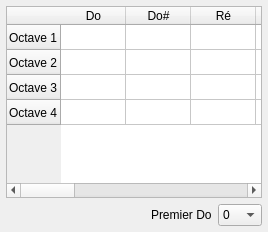
     <widget class="QWidget" name="tab">
      <attribute name="title">
       <string>Clavier</string>
      </attribute>
      <layout class="QGridLayout" name="gridLayout_8">
       <property name="margin">
        <number>6</number>
       </property>
       <item row="1" column="1">
        <widget class="QLabel" name="label_3">
         <property name="text">
          <string>Premier Do</string>
         </property>
        </widget>
       </item>
       <item row="1" column="2">
        <widget class="QComboBox" name="comboDo">
         <property name="currentIndex">
          <number>0</number>
         </property>
         <item>
          <property name="text">
           <string>0</string>
          </property>
         </item>
         <item>
          <property name="text">
           <string>12</string>
          </property>
         </item>
         <item>
          <property name="text">
           <string>24</string>
          </property>
         </item>
         <item>
          <property name="text">
           <string>36</string>
          </property>
         </item>
         <item>
          <property name="text">
           <string>48</string>
          </property>
         </item>
         <item>
          <property name="text">
           <string>60</string>
          </property>
         </item>
         <item>
          <property name="text">
           <string>72</string>
          </property>
         </item>
         <item>
          <property name="text">
           <string>84</string>
          </property>
         </item>
        </widget>
       </item>
       <item row="1" column="0">
        <spacer name="horizontalSpacer_6">
         <property name="orientation">
          <enum>Qt::Horizontal</enum>
         </property>
         <property name="sizeHint" stdset="0">
          <size>
           <width>40</width>
           <height>20</height>
          </size>
         </property>
        </spacer>
       </item>
       <item row="0" column="0" colspan="3">
        <widget class="TableKey" name="tableKeyboardMap">
         <property name="frameShape">
          <enum>QFrame::StyledPanel</enum>
         </property>
         <property name="selectionMode">
          <enum>QAbstractItemView::NoSelection</enum>
         </property>
         <property name="horizontalScrollMode">
          <enum>QAbstractItemView::ScrollPerPixel</enum>
         </property>
         <attribute name="horizontalHeaderDefaultSectionSize">
          <number>65</number>
         </attribute>
         <attribute name="verticalHeaderDefaultSectionSize">
          <number>25</number>
         </attribute>
         <row>
          <property name="text">
           <string>Octave 1</string>
          </property>
         </row>
         <row>
          <property name="text">
           <string>Octave 2</string>
          </property>
         </row>
         <row>
          <property name="text">
           <string>Octave 3</string>
          </property>
         </row>
         <row>
          <property name="text">
           <string>Octave 4</string>
          </property>
         </row>
         <column>
          <property name="text">
           <string>Do</string>
          </property>
         </column>
         <column>
          <property name="text">
           <string>Do#</string>
          </property>
         </column>
         <column>
          <property name="text">
           <string>Ré</string>
          </property>
         </column>
         <column>
          <property name="text">
           <string>Ré#</string>
          </property>
         </column>
         <column>
          <property name="text">
           <string>Mi</string>
          </property>
         </column>
         <column>
          <property name="text">
           <string>Fa</string>
          </property>
         </column>
         <column>
          <property name="text">
           <string>Fa#</string>
          </property>
         </column>
         <column>
          <property name="text">
           <string>Sol</string>
          </property>
         </column>
         <column>
          <property name="text">
           <string>Sol#</string>
          </property>
         </column>
         <column>
          <property name="text">
           <string>La</string>
          </property>
         </column>
         <column>
          <property name="text">
           <string>La#</string>
          </property>
         </column>
         <column>
          <property name="text">
           <string>Si</string>
          </property>
         </column>
         <column>
          <property name="text">
           <string>Do</string>
          </property>
         </column>
        </widget>
       </item>
      </layout>
     </widget>
